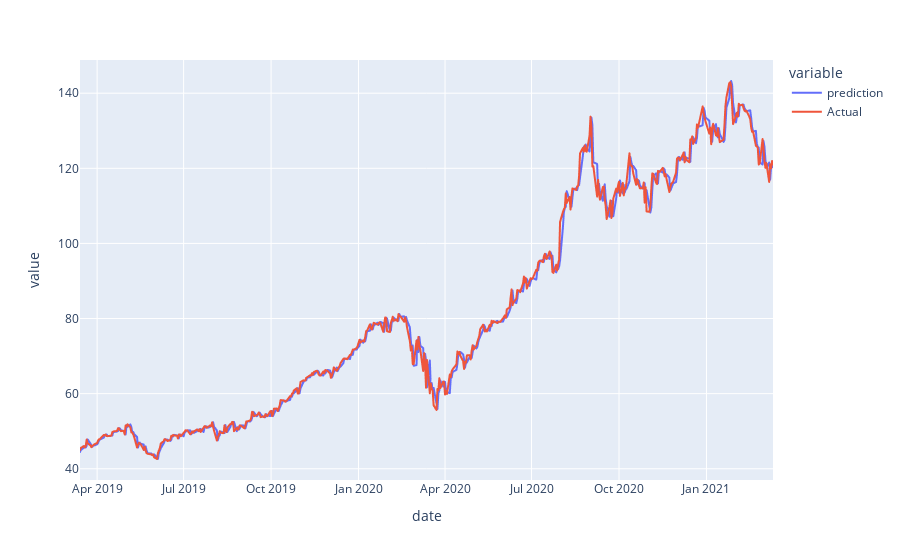

Notebook cell for this chart:
### Code cell
#plt.figure(figsize=(18,10))
#plt.plot(test_date_range, model_predictions, color='blue', marker='o', linestyle='dashed',label='Predicted Price')
#plt.plot(test_date_range, test_data, color='red', label='Actual Price')
#plt.xticks(xticks)
#plt.title('AZN Prices Prediction')
#plt.xlabel('Date')
#plt.ylabel('Prices')
#plt.xticks(np.arange(0,504,50), test_date_range[0:504:50])
#plt.legend()
#plt.show()
plot_df =  pd.DataFrame({'date': test_date_range,
                        'prediction': model_predictions,
                        'Actual': test_data})
import plotly.express as go
fig = go.line(plot_df,x='date',y=['prediction','Actual'])
fig.show()

### Figure 1 — Plotly figure (JSON) as saved in the notebook; plotly's stock layout.template omitted (floating-point values rounded to 4 significant figures; data arrays with more than 128 entries replaced by an {"elided": "..."} marker saying what was removed)
{"data": [{"hovertemplate": "variable=prediction<br>date=%{x}<br>value=%{y}<extra></extra>", "legendgroup": "prediction", "line": {"color": "#636efa", "dash": "solid"}, "mode": "lines", "name": "prediction", "showlegend": true, "type": "scattergl", "x": {"elided": "504 str values"}, "xaxis": "x", "y": {"elided": "504 float values"}, "yaxis": "y"}, {"hovertemplate": "variable=Actual<br>date=%{x}<br>value=%{y}<extra></extra>", "legendgroup": "Actual", "line": {"color": "#EF553B", "dash": "solid"}, "mode": "lines", "name": "Actual", "showlegend": true, "type": "scattergl", "x": {"elided": "504 str values"}, "xaxis": "x", "y": {"elided": "504 float values"}, "yaxis": "y"}], "layout": {"legend": {"title": {"text": "variable"}, "tracegroupgap": 0}, "margin": {"t": 60}, "xaxis": {"anchor": "y", "domain": [0, 1], "title": {"text": "date"}}, "yaxis": {"anchor": "x", "domain": [0, 1], "title": {"text": "value"}}}}
